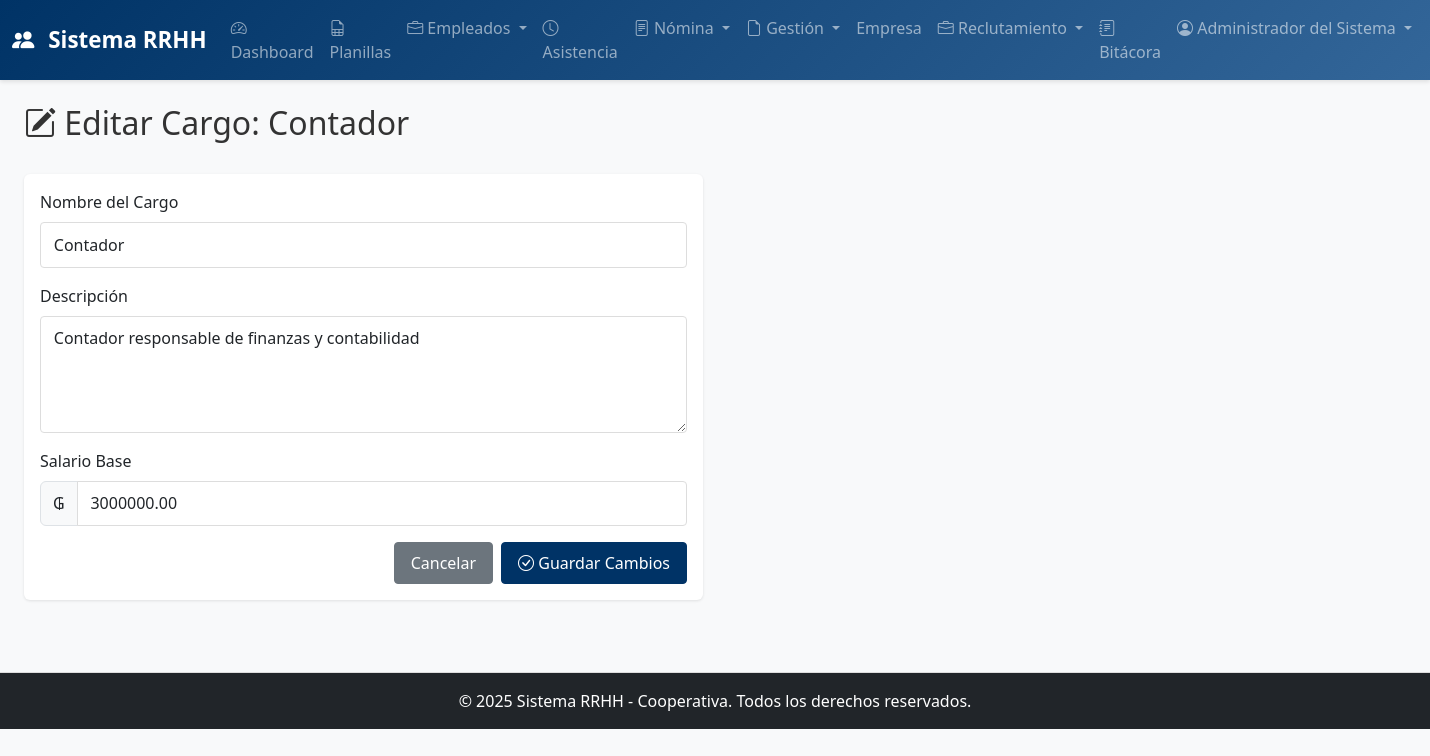
/rrhh/cargos/2/editar (signed in), run on the app's committed database.
### app/models.py (models this page shows, shortened)
class Usuario(UserMixin, db.Model):
    __tablename__ = 'usuarios'
    id = db.Column(db.Integer, primary_key=True)
    nombre_usuario = db.Column(db.String(80), unique=True, nullable=False)
    email = db.Column(db.String(120), unique=True, nullable=False)
    password_hash = db.Column(db.String(255), nullable=False)
    nombre_completo = db.Column(db.String(120), nullable=False)
    rol = db.Column(db.Enum(RoleEnum), default=RoleEnum.ASISTENTE_RRHH, nullable=False)
    activo = db.Column(db.Boolean, default=True)
    fecha_creacion = db.Column(db.DateTime, default=datetime.utcnow)
    ultimo_login = db.Column(db.DateTime)
    bitacoras = db.relationship('Bitacora', backref='usuario', lazy=True, cascade='all, delete-orphan')

class Cargo(db.Model):
    __tablename__ = 'cargos'
    id = db.Column(db.Integer, primary_key=True)
    nombre = db.Column(db.String(120), unique=True, nullable=False)
    descripcion = db.Column(db.Text)
    salario_base = db.Column(db.Numeric(12, 2), nullable=False)
    fecha_creacion = db.Column(db.DateTime, default=datetime.utcnow)
    empleados = db.relationship('Empleado', backref='cargo', lazy=True)

### app/routes/rrhh.py (the view, shortened to what this page needs)
@rrhh_bp.route('/cargos/<int:cargo_id>/editar', methods=['GET', 'POST'])
@login_required
@role_required(RoleEnum.RRHH)
def editar_cargo(cargo_id):
    cargo = Cargo.query.get_or_404(cargo_id)
    return render_template('rrhh/editar_cargo.html', cargo=cargo)

### app/routes/rrhh.py (called while the page is built)
def role_required(*roles):
    def decorator(f):
        @wraps(f)
        def decorated_function(*args, **kwargs):
            if current_user.rol not in roles:
                flash('No tienes permiso para acceder a este módulo', 'danger')
                return redirect(url_for('main.dashboard'))
            return f(*args, **kwargs)
        return decorated_function
    return decorator

### app/templates/rrhh/editar_cargo.html (shortened to what this page needs)
{% extends "base.html" %}
{% block content %}
<div class="container-fluid">
    <div class="row mb-4">
        <div class="col-md-12">
            <h2><i class="bi bi-pencil-square"></i> Editar Cargo: {{ cargo.nombre }}</h2>
        </div>
    </div>
    <div class="row">
        <div class="col-md-6">
            <div class="card">
                <div class="card-body">
                    <form method="POST" action="{{ url_for('rrhh.editar_cargo', cargo_id=cargo.id) }}">
                        <div class="mb-3">
                            <label for="nombre" class="form-label">Nombre del Cargo</label>
                            <input type="text" class="form-control" id="nombre" name="nombre" value="{{ cargo.nombre }}" required>
                        </div>
                        <div class="mb-3">
                            <label for="descripcion" class="form-label">Descripción</label>
                            <textarea class="form-control" id="descripcion" name="descripcion" rows="4">{{ cargo.descripcion or '' }}</textarea>
                        </div>
                        <div class="mb-3">
                            <label for="salario_base" class="form-label">Salario Base</label>
                            <div class="input-group">
                                <span class="input-group-text">₲</span>
                                <input type="number" class="form-control" id="salario_base" name="salario_base" value="{{ cargo.salario_base }}" required step="0.01">
                            </div>
                        </div>
                        <div class="d-grid gap-2 d-md-flex justify-content-md-end">
                            <a href="{{ url_for('rrhh.listar_cargos') }}" class="btn btn-secondary">Cancelar</a>
                            <button type="submit" class="btn btn-primary">
                                <i class="bi bi-check-circle"></i> Guardar Cambios
                            </button>
                        </div>
                    </form>
                </div>
            </div>
        </div>
    </div>
</div>
{% endblock %}

### app/templates/base.html (shortened to what this page needs)
<!DOCTYPE html>
<html lang="es">
<head>
    <link href="https://cdn.jsdelivr.net/npm/bootstrap@5.3.0/dist/css/bootstrap.min.css" rel="stylesheet">
    <link rel="stylesheet" href="https://cdn.jsdelivr.net/npm/bootstrap-icons@1.10.0/font/bootstrap-icons.css">
    <link href="https://cdn.datatables.net/1.13.6/css/dataTables.bootstrap5.min.css" rel="stylesheet">
    <link href="https://cdn.jsdelivr.net/npm/sweetalert2@11.7.12/dist/sweetalert2.min.css" rel="stylesheet">
    <link rel="stylesheet" href="{{ url_for('static', filename='css/style.css') }}">
</head>
<body>
    {% if current_user.is_authenticated %}
    <nav class="navbar navbar-expand-lg navbar-dark bg-dark">
        <div class="container-fluid">
            <a class="navbar-brand" href="{{ url_for('main.dashboard') }}">
                <i class="bi bi-people-fill"></i> Sistema RRHH
            </a>
            <div class="collapse navbar-collapse" id="navbarNav">
                <ul class="navbar-nav ms-auto">
                    <li class="nav-item">
                        <a class="nav-link" href="{{ url_for('main.dashboard') }}">
                            <i class="bi bi-speedometer2"></i> Dashboard
                        </a>
                    </li>
                    <li class="nav-item">
                        <a class="nav-link" href="{{ url_for('rrhh.planillas_mtess') }}">
                            <i class="bi bi-file-earmark-spreadsheet"></i> Planillas
                        </a>
                    </li>
                    {% if current_user.rol.name == 'RRHH' %}
                    <li class="nav-item dropdown">
                        <a class="nav-link dropdown-toggle" href="#" role="button" data-bs-toggle="dropdown">
                            <i class="bi bi-briefcase"></i> Empleados
                        </a>
                    </li>
                    <li class="nav-item">
                        <a class="nav-link" href="{{ url_for('rrhh.ver_asistencia') }}">
                            <i class="bi bi-clock"></i> Asistencia
                        </a>
                    </li>
                    <li class="nav-item dropdown">
                        <a class="nav-link dropdown-toggle" href="#" role="button" data-bs-toggle="dropdown">
                            <i class="bi bi-file-text"></i> Nómina
                        </a>
                    </li>
                    <li class="nav-item dropdown">
                        <a class="nav-link dropdown-toggle" href="#" role="button" data-bs-toggle="dropdown">
                            <i class="bi bi-file-earmark"></i> Gestión
                        </a>
                    </li>
                    <li class="nav-item">
                        <a class="nav-link" href="{{ url_for('rrhh.ver_empresa') }}">
                            Empresa
                        </a>
                    </li>
                    <li class="nav-item dropdown">
                        <a class="nav-link dropdown-toggle" href="#" role="button" data-bs-toggle="dropdown">
                            <i class="bi bi-briefcase"></i> Reclutamiento
                        </a>
                    </li>
                    <li class="nav-item">
                        <a class="nav-link" href="{{ url_for('rrhh.ver_bitacora') }}">
                            <i class="bi bi-journal-text"></i> Bitácora
                        </a>
                    </li>
                    {% else %}
                    <li class="nav-item">
                        <a class="nav-link" href="{{ url_for('rrhh.ver_asistencia') }}">
                            <i class="bi bi-clock"></i> Asistencia
                        </a>
                    </li>
                    {% endif %}
                    <li class="nav-item dropdown">
                        <a class="nav-link dropdown-toggle" href="#" role="button" data-bs-toggle="dropdown">
                            <i class="bi bi-person-circle"></i> {{ current_user.nombre_completo }}
                        </a>
                    </li>
                </ul>
            </div>
        </div>
    </nav>
    {% endif %}
    <main class="{% if current_user.is_authenticated %}container-fluid mt-4{% endif %}">
        {% block content %}{% endblock %}
    </main>
    <footer class="bg-dark text-white text-center py-3 mt-5">
        <p class="mb-0">&copy; 2025 Sistema RRHH - Cooperativa. Todos los derechos reservados.</p>
    </footer>
</body>
</html>

### app/static/css/style.css (style rules this page uses)
:root { --primary-color: #003366; --secondary-color: #336699; --success-color: #28a745; --danger-color: #dc3545; --warning-color: #ffc107; --info-color: #17a2b8; }
body { font-family: 'Segoe UI', Tahoma, Geneva, Verdana, sans-serif; background-color: #f8f9fa; color: #333; }
.navbar { background: linear-gradient(135deg, var(--primary-color) 0%, var(--secondary-color) 100%); box-shadow: 0 2px 4px rgba(0, 0, 0, 0.1); }
.navbar-brand { font-weight: 600; font-size: 1.4rem; }
.navbar-brand i { margin-right: 8px; }
.card { border: none; box-shadow: 0 1px 3px rgba(0, 0, 0, 0.1); margin-bottom: 1.5rem; transition: transform 0.2s, box-shadow 0.2s; }
.btn { padding: 0.5rem 1rem; border-radius: 4px; font-weight: 500; transition: all 0.3s ease; }
.btn-primary { background-color: var(--primary-color); border-color: var(--primary-color); }
.form-control, .form-select { border: 1px solid #ddd; border-radius: 4px; padding: 0.6rem 0.8rem; transition: border-color 0.3s, box-shadow 0.3s; }
footer { margin-top: 5rem; border-top: 1px solid #ddd; }
.card { animation: fadeIn 0.3s ease-out; }

### data on the page
Usuario: nombre_completo "Administrador del Sistema"
Cargo: nombre "Contador", descripcion "Contador responsable de finanzas y contabilidad", salario_base "3000000.00"
